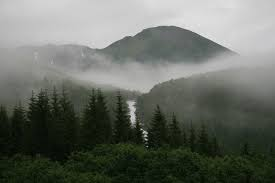
#> input picture forrest.jpg, 275 x 183 px
$ python oppgaveD.py
#> lines starting #> are read from the running program, lines starting #| are printed output that depends on the picture
from PIL import Image
import pilgram
import subprocess

image = input("skriv inn navnet på bilde")
#> the answer given: forrest.jpg
im = Image.open(image)
#> im is the input picture: PIL image 275x183 RGB; mean R, G, B 103, 107.5, 99.7

new_image = im.resize((1080, 1080))
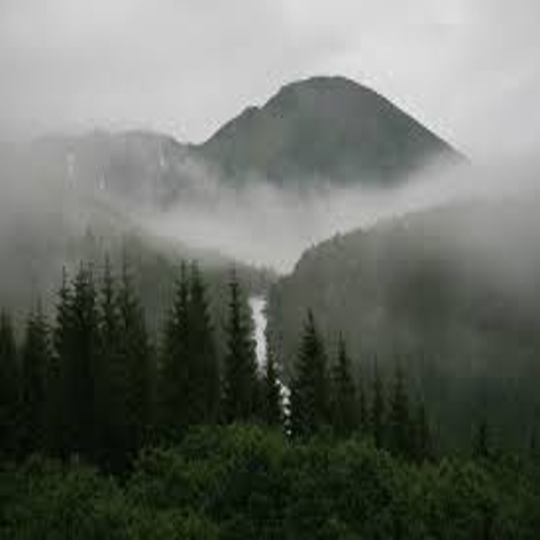
#> new_image: PIL image 1080x1080 RGB (shown at 1/2 size); mean R, G, B 103, 107.5, 99.7
new_image.save("image-edit.jpg")
print("bilde er klart")
valg = int(input("skriv 1 for å gå tilbake til menyen"))
#> the answer given: 1
if valg == 1:

 subprocess.run(["python", "oppgaveH.py"])
